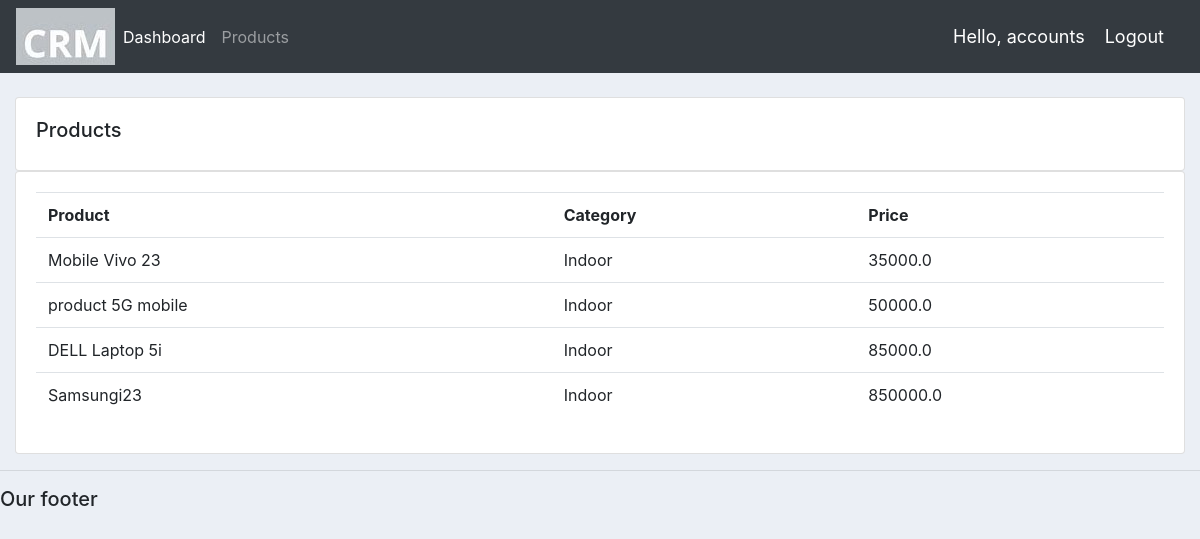
Screenshot of /products/ (signed in) with the database file from the repository.
### accounts/models.py (models this page shows, shortened)
class Product(models.Model):
	CATEGORY = (
			('Indoor', 'Indoor'),
			('Out Door', 'Out Door'),
			)
	name = models.CharField(max_length=200, null=True)
	price = models.FloatField(null=True)
	category = models.CharField(max_length=200, null=True, choices=CATEGORY)
	description = models.CharField(max_length=200, null=True, blank=True)
	date_created = models.DateTimeField(auto_now_add=True, null=True)
	tags = models.ManyToManyField(Tag)

### accounts/views.py (the view)
# urls.py: path('products/', views.products, name='products'),
@login_required(login_url='login')
def products(request):
    products = Product.objects.all()
    return render(request, 'accounts/products.html', {'products': products})

### accounts/templates/accounts/products.html
{%  extends 'accounts/main.html' %}
{% block content %}
		<br>
		<div class="row">
			<div class="col-md">
				<div class="card card-body">
					<h5>Products</h5>
				</div>
				<div class="card card-body">
					<table class="table">
						<tr>
							<th>Product</th>
							<th>Category</th>
							<th>Price</th>
						</tr>
						{% for i in products %}
							<tr>
								<td>{{i.name}}</td>
								<td>{{i.category}}</td>
								<td>{{i.price}}</td>
							</tr>
						{% endfor %}
					</table>
				</div>
			</div>
		</div>
{% endblock content %}

### accounts/templates/accounts/navbar.html (shortened to what this page needs)
{% load static %}
<nav class="navbar navbar-expand-lg navbar-dark bg-dark">
 <img src="{% static 'images/kieo.jpg' %}">
  <div class="collapse navbar-collapse" id="navbarNav">
    <ul class="navbar-nav">
      <li class="nav-item active">
        <a class="nav-link" href="{% url 'home' %}">Dashboard</a>
      </li>
      <li class="nav-item">
        <a class="nav-link" href="{% url 'products' %}">Products</a>
      </li>
    </ul>
  </div>
  <span class="hello-msg">Hello, {{request.user}}</span>
  <span ><a  class="hello-msg" href="{% url 'logout' %}">Logout</a></span>
</nav>

### static/css/main.css (style rules this page uses)
body { background-color: #ebeff5; }

### accounts/templates/accounts/navbar.html (style rules this page uses)
.hello-msg { font-size: 18px; color: #fff; margin-right: 20px; }

### rows the page displays
Product: name "Mobile Vivo 23", category "Indoor", price "35000.0"
Product: name "product 5G mobile", category "Indoor", price "50000.0"
Product: name "DELL Laptop 5i", category "Indoor", price "85000.0"
Product: name "Samsungi23", category "Indoor", price "850000.0"

### other values shown
{{ request.user }} "accounts"
